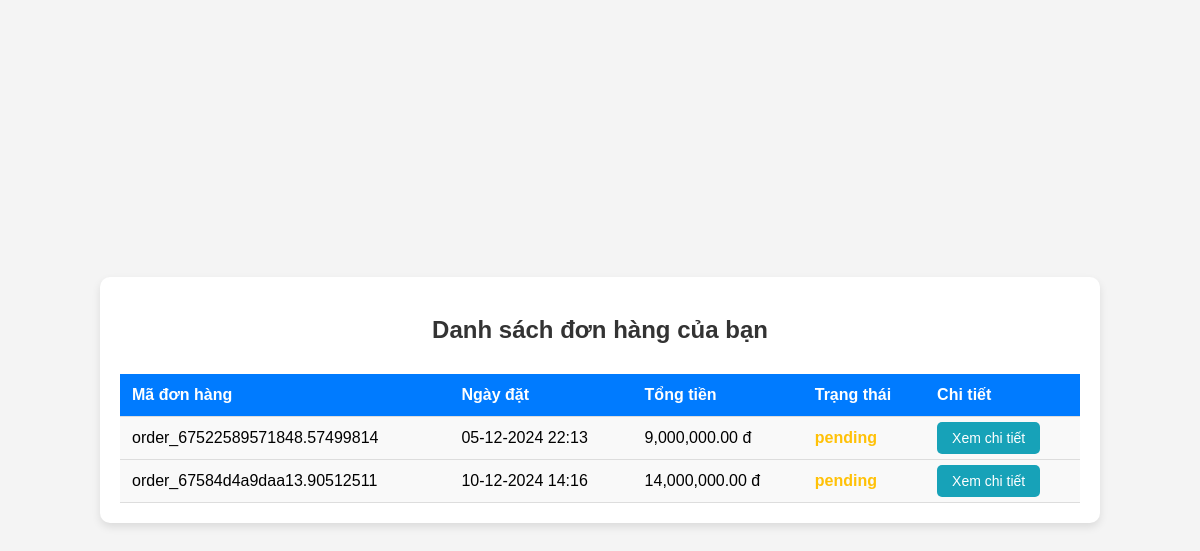
Page /frontend/allproduct/viewOrderUser.php (signed in) on the committed database.
### tables this page shows
CREATE TABLE IF NOT EXISTS `orders` (
  `id` varchar(255) NOT NULL,
  `user_id` varchar(255) NOT NULL,
  `order_date` datetime NOT NULL,
  `total_price` decimal(10,2) NOT NULL,
  `status` varchar(255) NOT NULL,
  PRIMARY KEY (`id`),
  KEY `fk_orders_users` (`user_id`)
);

### backend/models/order.php (called while the page is built, shortened)
<?php
function getOrdersByUserId($userId) {
    $conn = getDatabaseConnection();
    $stmt = $conn->prepare("SELECT * FROM orders WHERE user_id = ?");
    $stmt->bind_param("i", $userId);
    $stmt->execute();
    $result = $stmt->get_result();
    return $result->fetch_all(MYSQLI_ASSOC);
}
?>

### frontend/allproduct/viewOrderUser.php (the view, shortened to what this page needs)
<?php
require_once '../../backend/models/order.php';
$userId = $_SESSION['user_id'];
$orders = getOrdersByUserId($userId);
?>
<!DOCTYPE html>
<html lang="en">
<head>
    <link rel="stylesheet" href="style.css">
</head>
<body>
    <div class="container">
        <h2>Danh sách đơn hàng của bạn</h2>
        <?php if (empty($orders)): ?>
            <p>Bạn chưa có đơn hàng nào.</p>
        <?php else: ?>
            <table class="table">
                <thead>
                    <tr>
                        <th>Mã đơn hàng</th>
                        <th>Ngày đặt</th>
                        <th>Tổng tiền</th>
                        <th>Trạng thái</th>
                        <th>Chi tiết</th>
                    </tr>
                </thead>
                <tbody>
                    <?php foreach ($orders as $order): ?>
                        <tr>
                            <td><?= $order['id']; ?></td>
                            <td><?= date('d-m-Y H:i', strtotime($order['order_date'])); ?></td>
                            <td><?= number_format($order['total_price'], 2); ?> đ</td>
                            <td class="status <?= strtolower($order['status']); ?>"><?= htmlspecialchars($order['status']); ?>
                            </td>
                            <td><a href="./viewOrderDetail.php?order_id=<?= $order['id']; ?>" class="btn btn-info">Xem chi tiết</a></td>
                        </tr>
                    <?php endforeach; ?>
                </tbody>
            </table>
        <?php endif; ?>
    </div>
</body>
</html>

### frontend/allproduct/viewOrderUser.php (style rules this page uses)
body { font-family: Arial, sans-serif; background-color: #f4f4f4; margin: 0; padding: 0; display: flex; justify-content: center; align-items: center; height: 100vh; }
.container { width: 80%; background-color: #fff; padding: 20px; border-radius: 10px; box-shadow: 0 4px 8px rgba(0, 0, 0, 0.1); margin-top: 20px; margin-bottom: 20px; }
h2 { text-align: center; margin-bottom: 30px; color: #333; }
table { width: 100%; border-collapse: collapse; }
th, td { padding: 12px; text-align: left; border-bottom: 1px solid #ddd; }
th { background-color: #007BFF; color: white; }
td { background-color: #f9f9f9; }
.btn-info { padding: 8px 15px; background-color: #17a2b8; color: white; text-decoration: none; border-radius: 5px; font-size: 14px; }
.status { font-weight: bold; color: #28a745; }
.status.pending { color: #ffc107; }

### rows in the picture
orders: id "order_67522589571848.57499814", order_date "05-12-2024 22:13", total_price "9,000,000.00", status "pending"
orders: id "order_67584d4a9daa13.90512511", order_date "10-12-2024 14:16", total_price "14,000,000.00", status "pending"
